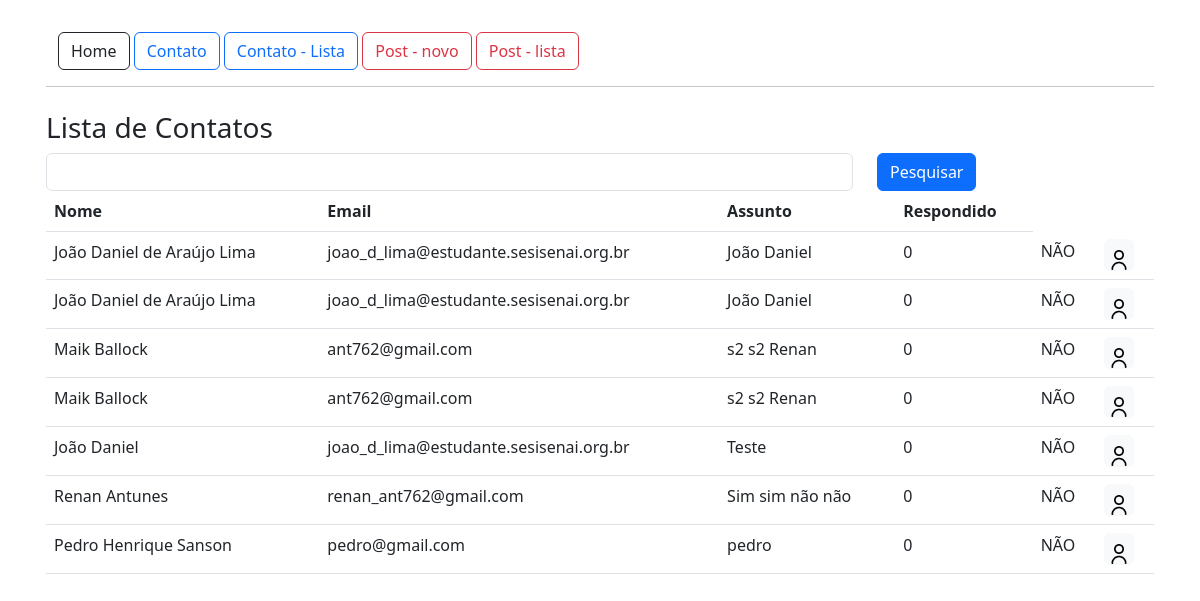
Page /contato/lista/ on the committed database.
### app/models.py (models this page shows)
class Contato (db.Model):
    id = db.Column (db.Integer, primary_key = True)
    data_envio = db.Column (db.DateTime, default = datetime.now())
    nome = db.Column (db.String, nullable = True)
    email = db.Column (db.String, nullable = True)
    assunto = db.Column (db.String, nullable = True)
    mensagem = db.Column (db.String, nullable = True)
    respondido = db.Column (db.Integer, default = 0)

### app/view.py (the view)
@app.route('/contato/lista/', methods=['GET','POST'])
def contatoLista():
    if request.method=='GET':
        pesquisa=request.args.get('pesquisa','')
    dados = Contato.query.order_by()
    if pesquisa != '':
        dados = dados.filter_by(nome=pesquisa)
    context={'dados': dados.all()}
    return render_template('contatoLista.html',context=context)

### app/templates/contatoLista.html
{% extends 'base.html' %}
{% block content %}
<div class="container p-3">
    {% include 'nave.html' %}
    <hr>
    <div class="row mt-4">
        <h3>Lista de Contatos</h3>
        <form method="get" class="row">
            <div class="col-9">
                <input type="text" name="pesquisa" class="form-control">
            </div>
            <div class="col-3">
                <button type="submit" class="btn btn-primary">Pesquisar</button>
            </div>
        </form>
    </div>
    <div class="col-12">
        <table class="table">
            <thead>
                <tr>
                    <th>Nome</th>
                    <th>Email</th>
                    <th>Assunto</th>
                    <th>Respondido</th>
                </tr>
            </thead>
            <tbody>
                {% for linha in context['dados'] %}
                <tr>
                    <td>{{linha.nome}}</td>
                    <td>{{linha.email}}</td>
                    <td>{{linha.assunto}}</td>
                    <td>{{linha.respondido}}</td>
                    <td>
                        {% if linha.respondido == 1%}
                        SIM
                        {% else %}
                        NÃO
                        {% endif %}
                    </td>
                    <td><a href="{{url_for('contatoDetail', id=linha.id)}}" class="btn btn-light px-1 pb-0 -t-0"><img
                                src="{{url_for('static', filename='img/do-utilizador.png')}}" style="width: 20px;"> </a>
                    </td>
                </tr>
                {% endfor %}
            </tbody>
        </table>
    </div>
</div>
{% endblock %}

### rows in the picture
Contato: nome "João Daniel de Araújo Lima", email "joao_d_lima@estudante.sesisenai.org.br", assunto "João Daniel", respondido "0", shows "NÃO"
Contato: nome "João Daniel de Araújo Lima", email "joao_d_lima@estudante.sesisenai.org.br", assunto "João Daniel", respondido "0", shows "NÃO"
Contato: nome "Maik Ballock", email "ant762@gmail.com", assunto "s2 s2 Renan", respondido "0", shows "NÃO"
Contato: nome "Maik Ballock", email "ant762@gmail.com", assunto "s2 s2 Renan", respondido "0", shows "NÃO"
Contato: nome "João Daniel", email "joao_d_lima@estudante.sesisenai.org.br", assunto "Teste", respondido "0", shows "NÃO"
Contato: nome "Renan Antunes", email "renan_ant762@gmail.com", assunto "Sim sim não não", respondido "0", shows "NÃO"
Contato: nome "Pedro Henrique Sanson", email "pedro@gmail.com", assunto "pedro", respondido "0", shows "NÃO"
